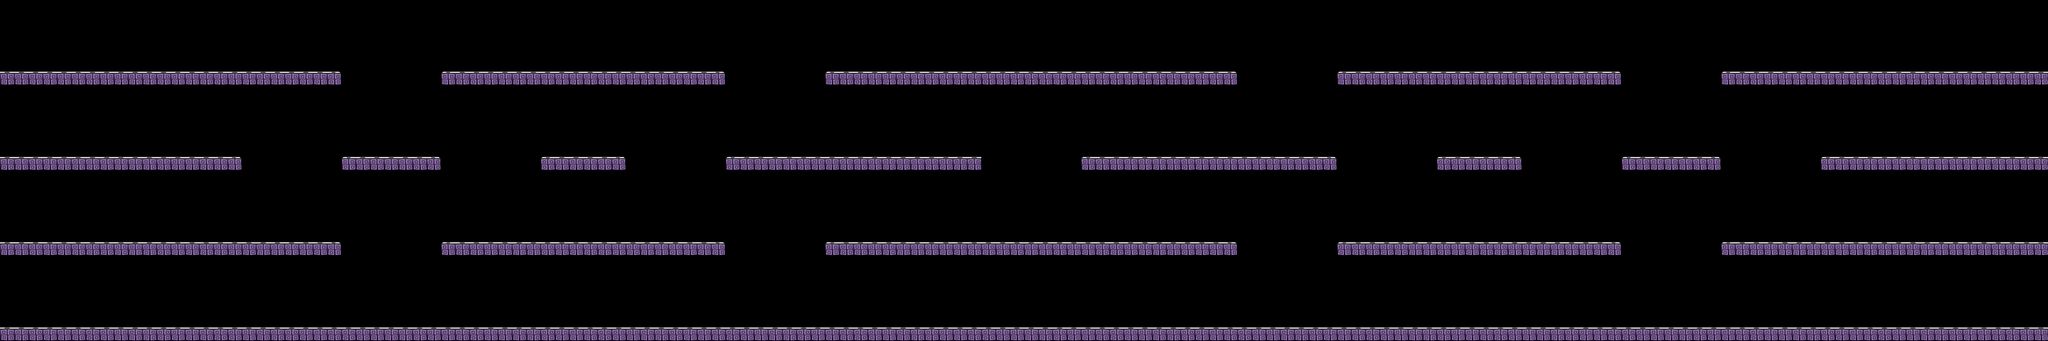

A 2D game scene composited from a Tiled map and its tileset images. What follows is a short description and the map's XML, with each tile layer's data collapsed to a summary:
An orthogonal 144x24 tile map with 32x32 px tiles, 1 tile layer (Platforms).

<map version="1.0" orientation="orthogonal" width="144" height="24" tilewidth="32" tileheight="32">
 <tileset firstgid="1" name="terrain" tilewidth="32" tileheight="32">
  <image source="../tiles/terrain.png" width="128" height="32" />
  <terraintypes>
   <terrain name="Left road" tile="0" />
   <terrain name="Center road" tile="1" />
   <terrain name="Right road" tile="2" />
   <terrain name="Ground road" tile="3" />
  </terraintypes>
 </tileset>
 <layer name="Platforms" width="144" height="24">
  <data>[3456 cells, 471 non-empty, 4 distinct tile ids]</data>
 </layer>
</map>